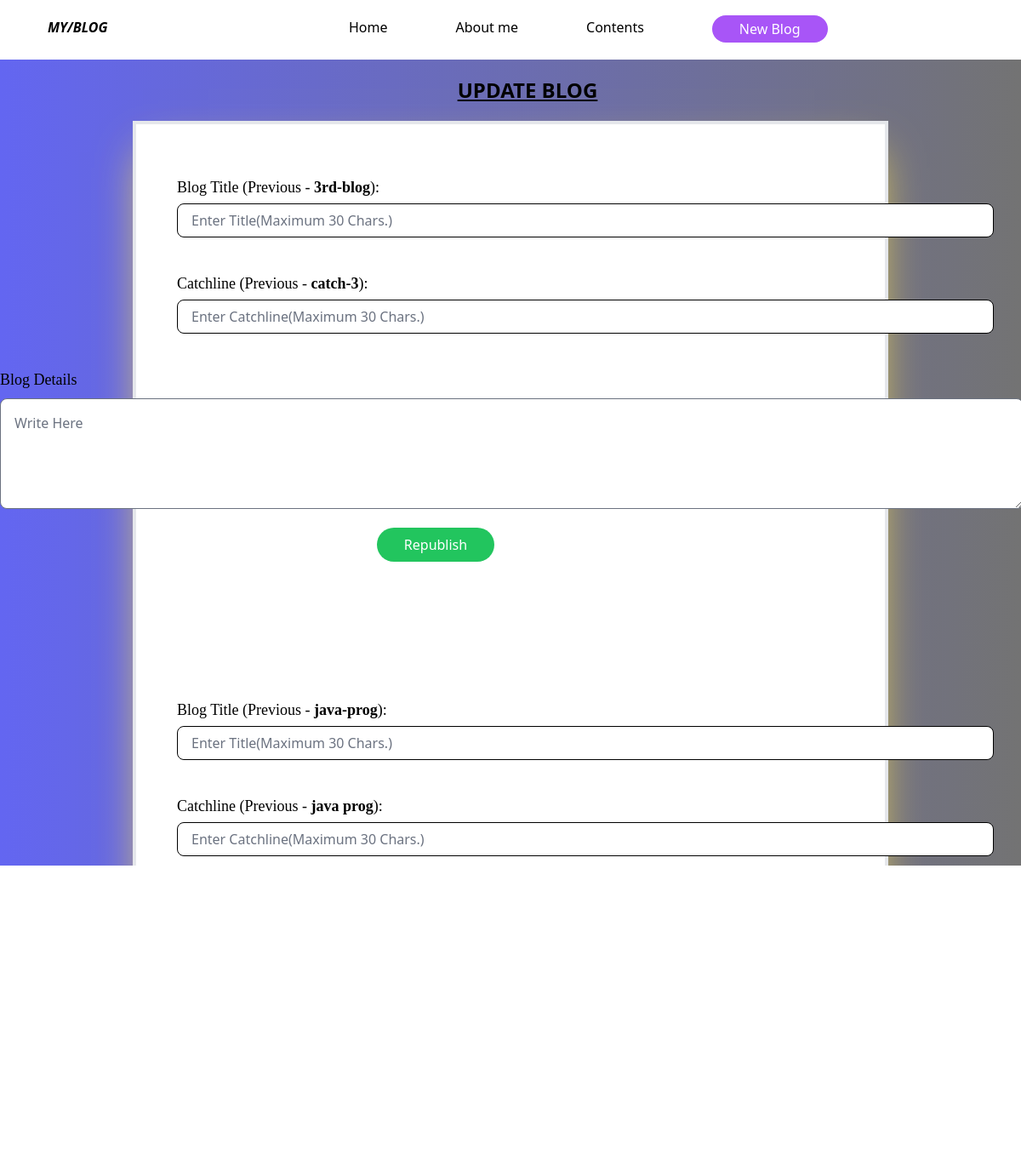
/update/3/, run on an earlier commit of the app's database.
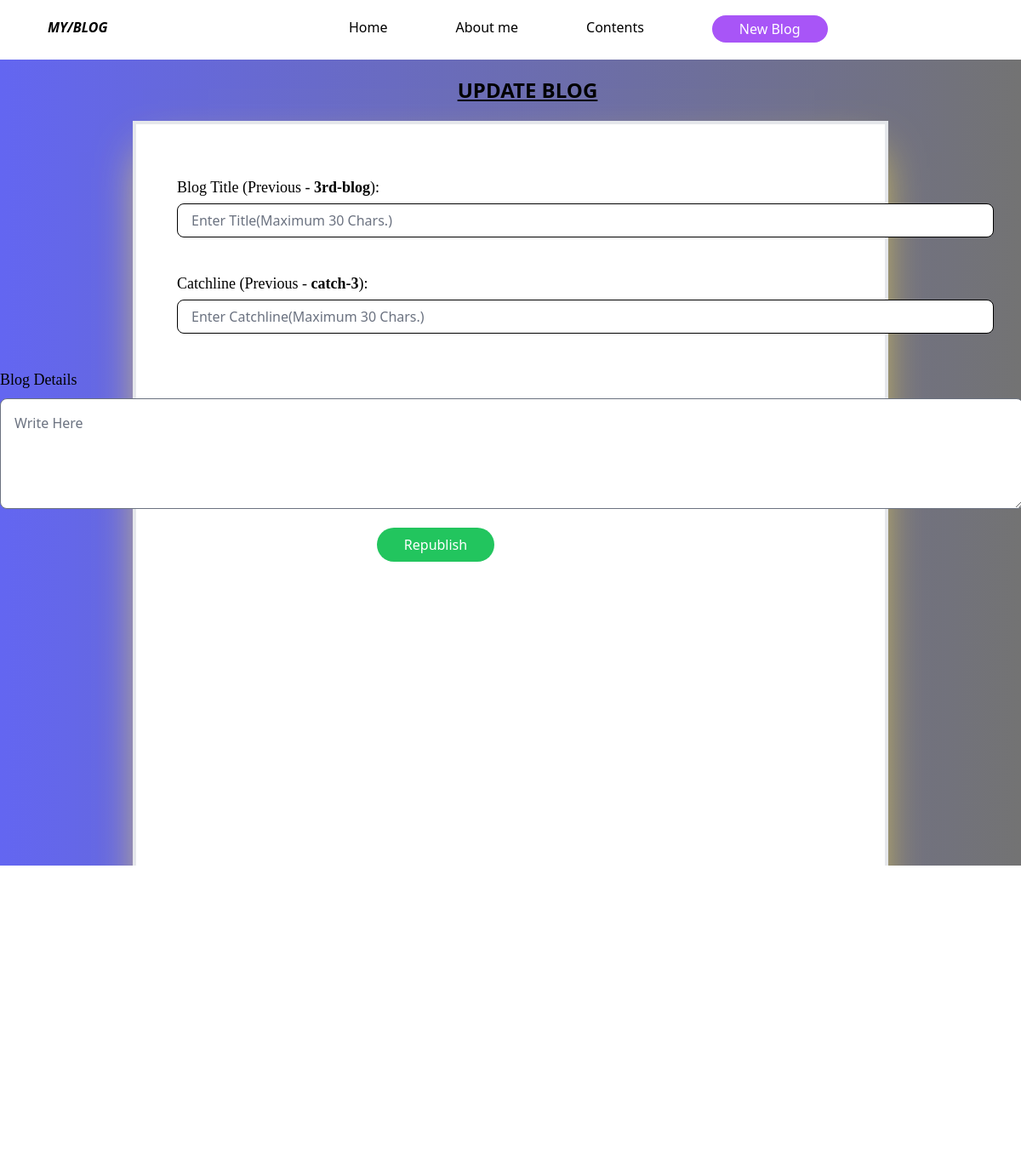
And on a later commit of the database.
### APP2/models.py (models this page shows, shortened)
class Blog(models.Model):
    title=models.CharField(max_length=30)
    catch=models.CharField(max_length=30)
    slug = models.SlugField(null=True, blank=True)
    image=models.ImageField(upload_to='media/')
    details=models.TextField()

### APP2/views.py (the view, shortened to what this page needs)
# urls.py: path('update/<int:pk>/',views.update,name="update"),
def update(request,pk):
    blog_obj=Blog.objects.filter(slug=pk).all()
    initial={'myblog':blog_obj}
    return render(request, 'update.html',initial)

### APP/templates/update.html (shortened to what this page needs)
{% extends 'base.html' %}
{% block main %}
<div class="h-[100%] bg-gradient-to-r from-indigo-500 via-red-500 to-neutral-500">
  <div class="form-name flex justify-center py-5">
    <div class="name font-sans font-bold text-green-600 underline -ml-[85px] text-lg md:-ml-[5.5rem] md:text-2xl lg:ml-10 ">UPDATE BLOG</div>
  </div>
  <div class="form-block flex justify-center">
    <div class="pl-0 pr-[42rem] h-[34rem] mb-[8rem] sl:pr-[25.5rem] xs:pr-[18rem] xxs:pr-0 xs:h-[39rem] xs:mb-[8rem] s:pr-[31rem] s:h-[44rem] s:mb-[8rem] md:pr-[46rem] lg:h-[75rem] w-[20rem] lg:pl-[20rem] lg:pr-[35rem] lg:py-5 xl:px-[35rem] bg-white lg:mx-[35rem] lg:mb-15 border-4 shadow-2xl shadow-yellow-300/90">
      <form method="post" enctype="multipart/form-data">
        {% for item in myblog %}
        <div class="create-title ml-[1rem] md:-ml-[17rem] xl:-ml-[30rem] mt-10">
          <label for="title" class="font-serif font-medium text-lg">Blog Title (Previous - <b>{{item.title}}</b>):</label><br>
          <input type="text" id="title" placeholder="Enter Title(Maximum 30 Chars.)"  name="title" class=" w-[28rem] md:w-[47rem] border-[1px] rounded-lg border-black  lg:w-[60rem] h-[2.5rem] mt-[5px] p-4"><br>
        </div>
        <div class="create-catchline  ml-[1rem] md:-ml-[17rem] xl:-ml-[30rem] mt-10">
          <label for="catch" class="font-serif font-medium text-lg">Catchline  (Previous - <b>{{item.catch}}</b>):</label><br>
          <input type="text" id="title" placeholder="Enter Catchline(Maximum 30 Chars.)"  name="catch" class=" w-[28rem] md:w-[47rem] border-[1px] rounded-lg border-black  lg:w-[60rem] h-[2.5rem] mt-[5px] p-4"><br>
        </div>
        <div class="create-details  md:-ml-[30rem] mt-10 w-[28rem] md:w-[60rem] mb-[10rem] ">
          <label for="details" class="font-serif font-medium text-lg">Blog Details</label><br>
          <textarea id="details" name="details" rows="4" cols="125" placeholder="Write Here" class=" mt-2 max-h-[40rem] border-1 rounded-lg p-4"></textarea>
          <div class="buttons flex justify-center">
            <button class="bg-green-500 text-white rounded-full  md:px-8 md:py-2 hover:bg-red-500 mt-[1rem] ml-[4rem]"><input type="submit" value="Republish"></button>
          </div>
        </div>
        {% endfor %}
      </form>
    </div>
  </div>
</div>
{% endblock main %}

What changed in the data, as far as the page shows it:
removed Blog: title "java-prog", catch "java prog"
